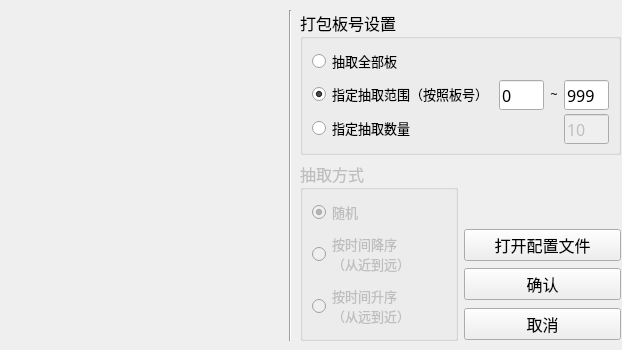
<?xml version="1.0" encoding="UTF-8"?>
<ui version="4.0">
 <class>PackJobCarSettingWin_OnLine</class>
 <widget class="QWidget" name="PackJobCarSettingWin_OnLine">
  <property name="geometry">
   <rect>
    <x>0</x>
    <y>0</y>
    <width>622</width>
    <height>350</height>
   </rect>
  </property>
  <property name="sizePolicy">
   <sizepolicy hsizetype="Fixed" vsizetype="Fixed">
    <horstretch>0</horstretch>
    <verstretch>0</verstretch>
   </sizepolicy>
  </property>
  <property name="cursor">
   <cursorShape>ArrowCursor</cursorShape>
  </property>
  <property name="windowTitle">
   <string>打包设置（在线板）</string>
  </property>
  <widget class="QWidget" name="layoutWidget">
   <property name="geometry">
    <rect>
     <x>300</x>
     <y>10</y>
     <width>321</width>
     <height>331</height>
    </rect>
   </property>
   <layout class="QGridLayout" name="gridLayout_3">
    <item row="0" column="0" colspan="2">
     <widget class="QGroupBox" name="groupBox_2">
      <property name="font">
       <font>
        <family>微软雅黑</family>
        <pointsize>12</pointsize>
       </font>
      </property>
      <property name="title">
       <string>打包板号设置</string>
      </property>
      <layout class="QGridLayout" name="gridLayout_2">
       <item row="2" column="0">
        <layout class="QHBoxLayout" name="horizontalLayout_2">
         <item>
          <widget class="QRadioButton" name="rbtn_ByNum">
           <property name="font">
            <font>
             <pointsize>10</pointsize>
            </font>
           </property>
           <property name="text">
            <string>指定抽取数量</string>
           </property>
          </widget>
         </item>
         <item>
          <widget class="QLabel" name="label_2">
           <property name="font">
            <font>
             <family>微软雅黑</family>
             <pointsize>10</pointsize>
            </font>
           </property>
           <property name="text">
            <string/>
           </property>
          </widget>
         </item>
         <item>
          <widget class="QLineEdit" name="inputNumOfBoards">
           <property name="enabled">
            <bool>false</bool>
           </property>
           <property name="sizePolicy">
            <sizepolicy hsizetype="Fixed" vsizetype="Fixed">
             <horstretch>0</horstretch>
             <verstretch>0</verstretch>
            </sizepolicy>
           </property>
           <property name="minimumSize">
            <size>
             <width>45</width>
             <height>30</height>
            </size>
           </property>
           <property name="maximumSize">
            <size>
             <width>45</width>
             <height>30</height>
            </size>
           </property>
           <property name="text">
            <string>10</string>
           </property>
           <property name="placeholderText">
            <string>10</string>
           </property>
          </widget>
         </item>
        </layout>
       </item>
       <item row="1" column="0">
        <layout class="QHBoxLayout" name="horizontalLayout">
         <item>
          <widget class="QRadioButton" name="rbtn_ByIdxRange">
           <property name="font">
            <font>
             <pointsize>10</pointsize>
            </font>
           </property>
           <property name="text">
            <string>指定抽取范围（按照板号）</string>
           </property>
           <property name="checked">
            <bool>true</bool>
           </property>
          </widget>
         </item>
         <item>
          <widget class="QLineEdit" name="inputIdxBoards_lower">
           <property name="sizePolicy">
            <sizepolicy hsizetype="Fixed" vsizetype="Fixed">
             <horstretch>0</horstretch>
             <verstretch>0</verstretch>
            </sizepolicy>
           </property>
           <property name="minimumSize">
            <size>
             <width>45</width>
             <height>30</height>
            </size>
           </property>
           <property name="maximumSize">
            <size>
             <width>45</width>
             <height>30</height>
            </size>
           </property>
           <property name="text">
            <string>0</string>
           </property>
           <property name="placeholderText">
            <string>0</string>
           </property>
          </widget>
         </item>
         <item>
          <widget class="QLabel" name="label_3">
           <property name="font">
            <font>
             <family>微软雅黑</family>
             <pointsize>10</pointsize>
            </font>
           </property>
           <property name="text">
            <string>&lt;html&gt;&lt;head/&gt;&lt;body&gt;&lt;p align=&quot;center&quot;&gt;~&lt;/p&gt;&lt;/body&gt;&lt;/html&gt;</string>
           </property>
          </widget>
         </item>
         <item>
          <widget class="QLineEdit" name="inputIdxBoards_upper">
           <property name="sizePolicy">
            <sizepolicy hsizetype="Fixed" vsizetype="Fixed">
             <horstretch>0</horstretch>
             <verstretch>0</verstretch>
            </sizepolicy>
           </property>
           <property name="minimumSize">
            <size>
             <width>45</width>
             <height>30</height>
            </size>
           </property>
           <property name="maximumSize">
            <size>
             <width>45</width>
             <height>30</height>
            </size>
           </property>
           <property name="text">
            <string>999</string>
           </property>
           <property name="placeholderText">
            <string>999</string>
           </property>
          </widget>
         </item>
        </layout>
       </item>
       <item row="0" column="0">
        <layout class="QHBoxLayout" name="horizontalLayout_3">
         <item>
          <widget class="QRadioButton" name="rbtn_SelectAll">
           <property name="font">
            <font>
             <pointsize>10</pointsize>
            </font>
           </property>
           <property name="text">
            <string>抽取全部板</string>
           </property>
          </widget>
         </item>
         <item>
          <widget class="QLabel" name="label_4">
           <property name="font">
            <font>
             <family>微软雅黑</family>
             <pointsize>10</pointsize>
            </font>
           </property>
           <property name="text">
            <string/>
           </property>
          </widget>
         </item>
        </layout>
       </item>
      </layout>
     </widget>
    </item>
    <item row="4" column="1">
     <widget class="QPushButton" name="btnCancle">
      <property name="font">
       <font>
        <family>微软雅黑</family>
        <pointsize>12</pointsize>
       </font>
      </property>
      <property name="text">
       <string>取消</string>
      </property>
     </widget>
    </item>
    <item row="3" column="1">
     <widget class="QPushButton" name="btnConfirm">
      <property name="font">
       <font>
        <family>微软雅黑</family>
        <pointsize>12</pointsize>
       </font>
      </property>
      <property name="text">
       <string>确认</string>
      </property>
     </widget>
    </item>
    <item row="1" column="1">
     <spacer name="verticalSpacer">
      <property name="orientation">
       <enum>Qt::Vertical</enum>
      </property>
      <property name="sizeType">
       <enum>QSizePolicy::Fixed</enum>
      </property>
      <property name="sizeHint" stdset="0">
       <size>
        <width>20</width>
        <height>60</height>
       </size>
      </property>
     </spacer>
    </item>
    <item row="2" column="1">
     <widget class="QPushButton" name="btnQuickOpen">
      <property name="font">
       <font>
        <family>微软雅黑</family>
        <pointsize>12</pointsize>
       </font>
      </property>
      <property name="text">
       <string>打开配置文件</string>
      </property>
     </widget>
    </item>
    <item row="1" column="0" rowspan="4">
     <widget class="QGroupBox" name="groupBox">
      <property name="enabled">
       <bool>false</bool>
      </property>
      <property name="font">
       <font>
        <family>微软雅黑</family>
        <pointsize>12</pointsize>
       </font>
      </property>
      <property name="title">
       <string>抽取方式</string>
      </property>
      <layout class="QGridLayout" name="gridLayout">
       <item row="0" column="0">
        <layout class="QVBoxLayout" name="verticalLayout">
         <item>
          <widget class="QRadioButton" name="rbtn_Random">
           <property name="font">
            <font>
             <pointsize>10</pointsize>
            </font>
           </property>
           <property name="text">
            <string>随机</string>
           </property>
           <property name="checked">
            <bool>true</bool>
           </property>
          </widget>
         </item>
         <item>
          <widget class="QRadioButton" name="rbtn_ByTimeDescend">
           <property name="font">
            <font>
             <pointsize>10</pointsize>
            </font>
           </property>
           <property name="text">
            <string>按时间降序
（从近到远）</string>
           </property>
          </widget>
         </item>
         <item>
          <widget class="QRadioButton" name="rbtn_ByTimeAscend">
           <property name="font">
            <font>
             <pointsize>10</pointsize>
            </font>
           </property>
           <property name="text">
            <string>按时间升序
（从远到近）</string>
           </property>
          </widget>
         </item>
        </layout>
       </item>
      </layout>
     </widget>
    </item>
   </layout>
  </widget>
  <widget class="QLabel" name="label">
   <property name="geometry">
    <rect>
     <x>10</x>
     <y>10</y>
     <width>271</width>
     <height>321</height>
    </rect>
   </property>
   <property name="text">
    <string/>
   </property>
   <property name="pixmap">
    <pixmap>../../../资料文档/打包小工具/在线板打包流程.png</pixmap>
   </property>
   <property name="scaledContents">
    <bool>true</bool>
   </property>
  </widget>
  <widget class="Line" name="line">
   <property name="geometry">
    <rect>
     <x>270</x>
     <y>10</y>
     <width>41</width>
     <height>331</height>
    </rect>
   </property>
   <property name="orientation">
    <enum>Qt::Vertical</enum>
   </property>
  </widget>
 </widget>
 <resources/>
 <connections>
  <connection>
   <sender>rbtn_ByNum</sender>
   <signal>toggled(bool)</signal>
   <receiver>groupBox</receiver>
   <slot>setEnabled(bool)</slot>
   <hints>
    <hint type="sourcelabel">
     <x>312</x>
     <y>152</y>
    </hint>
    <hint type="destinationlabel">
     <x>301</x>
     <y>333</y>
    </hint>
   </hints>
  </connection>
  <connection>
   <sender>rbtn_ByNum</sender>
   <signal>toggled(bool)</signal>
   <receiver>inputNumOfBoards</receiver>
   <slot>setEnabled(bool)</slot>
   <hints>
    <hint type="sourcelabel">
     <x>416</x>
     <y>136</y>
    </hint>
    <hint type="destinationlabel">
     <x>574</x>
     <y>141</y>
    </hint>
   </hints>
  </connection>
 </connections>
</ui>
